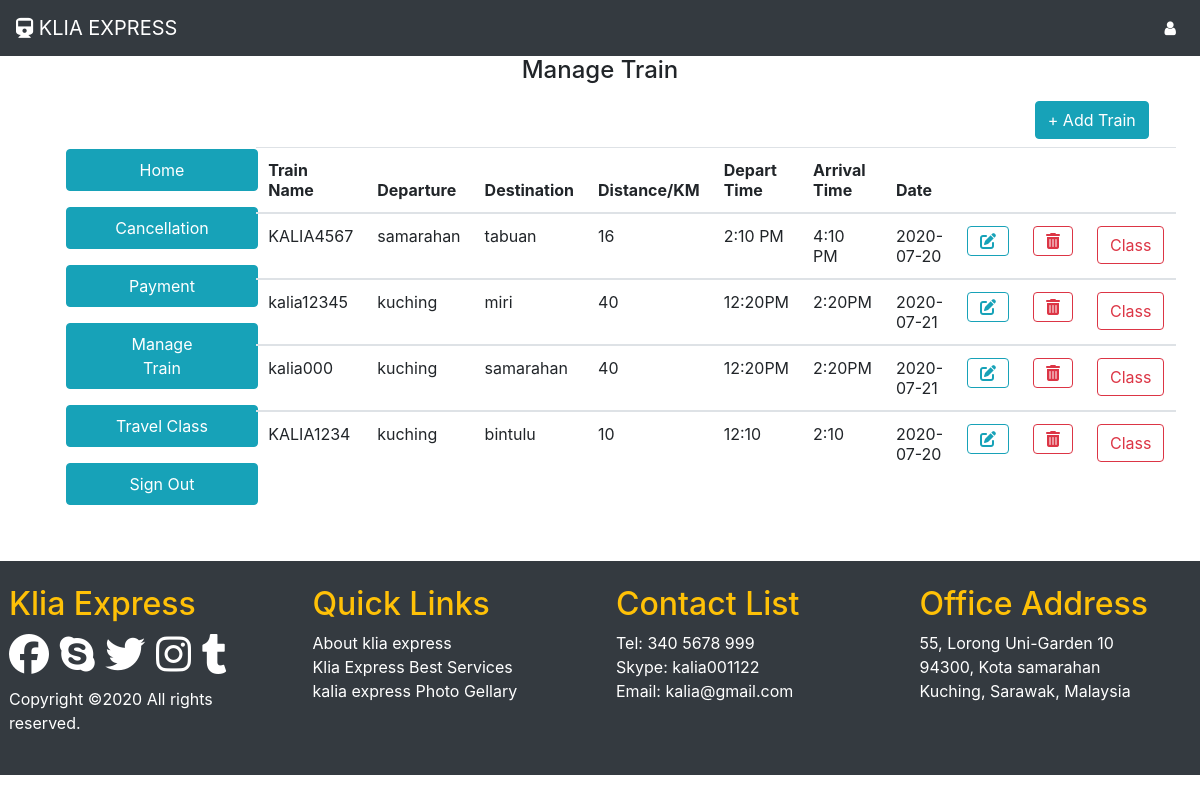
Page /manage.train.php on the committed database.
### tables this page shows
CREATE TABLE `train` (
  `id` int(11) NOT NULL,
  `name` varchar(100) NOT NULL,
  `depart` varchar(100) NOT NULL,
  `dest` varchar(100) NOT NULL,
  `distance` int(11) NOT NULL,
  `depart_time` varchar(100) NOT NULL,
  `arr_time` varchar(100) NOT NULL,
  `journey_date` date NOT NULL
);

### classes/DB.php (called while the page is built, shortened)
<?php
class DB
{
	private $host = "localhost";
	private $user = "root";
	private $password = "";
	private $database = "oosd";
	function __construct(){
		$this->conn = new mysqli(
			$this->host,
			$this->user,
			$this->password,
			$this->database
		);
		$this->db = $this->conn;
	}
}
?>

### classes/Train.php (called while the page is built, shortened)
<?php
class Train extends DB
{
        public function view_train($table){
                $array = array();
        $sql = "SELECT * FROM ".$table;
        $result = $this->db->query($sql);
        if ($result->num_rows > 0) {
                        while($row = $result->fetch_assoc()) {
                        $array[] = $row;
                        }
                        return $array;
                } else {
                        return false;
                }
    }
}
?>

### manage.train.php (the view, shortened to what this page needs)
<?php
 include ("login.header.php");
 ?>
 <!DOCTYPE html>
<html lang="en">
<head>
    <link rel="stylesheet" href="https://maxcdn.bootstrapcdn.com/bootstrap/4.4.1/css/bootstrap.min.css">
    <link rel="stylesheet" href="https://cdnjs.cloudflare.com/ajax/libs/font-awesome/4.7.0/css/font-awesome.min.css">
</head>
<body>
	<h4 class="text-center">Manage Train</h4>
	<div class="row justify-content-center">
		<div class="col-sm-2 col-lg-2 my-5">
			<?php include("admin.sidebar.php") ?>
		</div>
		<div class="col-lg-9 col-sm-9">
            <div class="row">
               <div class="col text-right">
                   <a href="add.train.php" class="btn btn-info my-2">+ Add Train</a>
               </div>
            </div>
			 <table class="table table-hover">
                            <thead>
                                <tr>
                                    <th>Train Name</th>
                                    <th>Departure</th>
                                    <th>Destination</th>
                                    <th>Distance/KM</th>
                                    <th>Depart Time</th>
                                    <th>Arrival Time</th>
                                    <th>Date</th>
                                    <th></th>
                                    <th></th>
                                    <th></th>
                                </tr>
                            </thead>
                            <?php
                        $train = new Train();
                        $data = $train->view_train("train");
                        if (!empty($data)) {
                        foreach ($data as $key => $value) {
                        ?>
                            <tbody id="myTable">
                                <tr>
                                    <td><?php echo $value["name"];?></td>
                                    <td><?php echo $value["depart"];?></td>
                                    <td><?php echo $value["dest"];?></td>
                                    <td><?php echo $value["distance"];?></td>
                                    <td><?php echo $value["depart_time"];?></td>
                                    <td><?php echo $value["arr_time"];?></td>
                                    <td><?php echo $value["journey_date"];?></td>
                                    <td>
                                        <a href="update.train.php?id=<?php echo $value['id'];?>" class="btn btn-outline-info"><i class="fas fa-edit"></i></a>
                                    </td>
                                    <td>
                                        <a href="manage.train.php?id=<?php echo $value['id'];?>" class="btn btn-outline-danger"><i class="fas fa-trash-alt"></i></a>
                                    </td>
                                    <td>
                                        <a href="add.travel.class.php?id=<?php echo $value['id'];?>&&name=<?php echo $value['name'];?>" class="btn btn-outline-danger">Class</a>
                                    </td>
                                </tr>
                            </tbody>
                            <?php
                        }
                       }
                   ?>
                        </table>
		</div>
	</div>
    <?php
       include("footer.php");
    ?>
</body>
</html>

### login.header.php
<div class="navbar navbar-expand-sm bg-dark navbar-dark">
        <a class="navbar-brand" href=""><i class="fa fa-train" aria-hidden="true"></i> KLIA EXPRESS</a>
        <ul class="navbar-nav ml-auto">
            <li class="nav-item">
                <a class="nav-link text-white" href=""><i class="fa fa-user"></i> <?php echo $_SESSION["email"]; ?></a>
            </li>
        </ul>
    </div>

### admin.sidebar.php
<div class="container">
  <div class="btn-group-vertical">
  	<ul class="navbar-nav ml-auto">
            <li class="nav-item">
                <a class="nav-link btn btn-info btn-block my-2 px-5" href="admin.dashboard.php">Home</a>
            </li>
            <li class="nav-item">
                <a class="nav-link btn btn-info btn-block my-2 px-5" href="cancel.history.php">Cancellation</a>
            </li>
            <li class="nav-item">
                <a class="nav-link btn btn-info btn-block my-2 px-5" href="payment.history.php">Payment</a>
            </li>
            <li class="nav-item">
                <a class="nav-link btn btn-info btn-block my-2 px-5" href="manage.train.php">Manage Train</a>
            </li>
            <li class="nav-item">
                <a class="nav-link btn btn-info btn-block my-2 px-5" href="manage.travel.class.php">Travel Class</a>
            </li>
            <li class="nav-item">
                <a class="nav-link btn btn-info btn-block my-2 px-5" href="logout.php"> Sign Out</a>
            </li>
    </ul>
  </div>
</div>

### footer.php (shortened to what this page needs)
<link rel="stylesheet" href="https://maxcdn.bootstrapcdn.com/bootstrap/4.4.1/css/bootstrap.min.css">
<link rel="stylesheet" href="https://cdnjs.cloudflare.com/ajax/libs/font-awesome/4.7.0/css/font-awesome.min.css">
<div class="row bg-dark text-white p-2">
    <div class="col-sm-3 p-3 text-left">
        <h2 class="text-warning">Klia Express</h2>
        <h1>
            <i class="fa fa-facebook"></i>
            <i class="fa fa-skype"></i>
            <i class="fa fa-twitter"></i>
            <i class="fa fa-instagram"></i>
            <i class="fa fa-tumblr"></i>
        </h1>
        <p class="text-italic">Copyright ©2020 All rights reserved.</p>
    </div>
    <div class="col-sm-3 p-3 text-left">
        <h2 class="text-warning">Quick Links</h2>
        <address>
            About klia express <br>
            Klia Express Best Services <br>
            kalia express Photo Gellary
        </address>
    </div>
    <div class="col-sm-3 p-3 text-left">
        <h2 class="text-warning">Contact List</h2>
        <address>
            Tel: 340 5678 999 <br>
            Skype: kalia001122 <br>
            Email: kalia@gmail.com
        </address>
    </div>
    <div class="col-sm-3 p-3 text-left">
        <h2 class="text-warning">Office Address</h2>
        <address>
            55, Lorong Uni-Garden 10 <br>
            94300, Kota samarahan <br>
            Kuching, Sarawak, Malaysia
        </address>
    </div>
</div>

### manage.train.php (style rules this page uses)
body { font-family: 'Times New Roman', Times, serif; overflow-x: hidden; }

### rows in the picture
train: name "KALIA4567", depart "samarahan", dest "tabuan", distance "16", depart_time "2:10 PM", arr_time "4:10 PM", journey_date "2020-07-20"
train: name "kalia12345", depart "kuching", dest "miri", distance "40", depart_time "12:20PM", arr_time "2:20PM", journey_date "2020-07-21"
train: name "kalia000", depart "kuching", dest "samarahan", distance "40", depart_time "12:20PM", arr_time "2:20PM", journey_date "2020-07-21"
train: name "KALIA1234", depart "kuching", dest "bintulu", distance "10", depart_time "12:10", arr_time "2:10", journey_date "2020-07-20"
